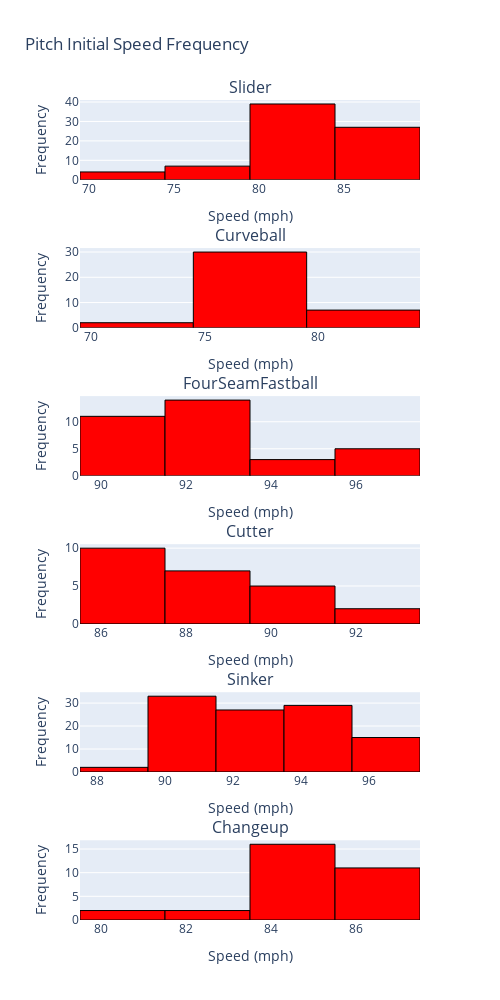

Source (notebook cell):
### Code cell
# Calculate the minimum and maximum speed
min_speed = min(min(speed) for speed in pitch_speed)
max_speed = max(max(speed) for speed in pitch_speed)

# Create subplots
fig = make_subplots(rows=len(pitch_type_types), cols=1, subplot_titles=pitch_type_types)

# Add histograms to subplots
for i in range(len(pitch_type_types)):
    hist = go.Histogram(
        x=pitch_speed[i],
        nbinsx=6,
        marker_color='red',
        marker_line_color='black',
        marker_line_width=1
    )

    fig.add_trace(hist, row=i+1, col=1)

    # Update x and y axis labels for each subplot
    fig.update_xaxes(title_text="Speed (mph)", row=i+1, col=1)
    fig.update_yaxes(title_text="Frequency", row=i+1, col=1)

# Update layout
fig.update_layout(
    height=1000,  # Adjust height as needed
    width=500,   # Adjust width as needed
    title_text='Pitch Initial Speed Frequency',
    showlegend=False
)
fig.show()

### Figure 1 — Plotly figure (JSON) as saved in the notebook; plotly's stock layout.template omitted (floating-point values rounded to 4 significant figures)
{"data": [{"marker": {"color": "red", "line": {"color": "black", "width": 1}}, "nbinsx": 6, "type": "histogram", "x": [84, 80, 80, 81, 83, 85, 80, 81, 86, 79, 78, 83, 83, 71, 85, 82, 83, 86, 86, 82, 83, 85, 80, 85, 86, 71, 80, 86, 87, 79, 84, 86, 80, 84, 84, 85, 83, 86, 85, 84, 76, 80, 80, 84, 85, 73, 87, 85, 70, 83, 87, 86, 79, 84, 86, 83, 84, 82, 86, 81, 80, 84, 84, 86, 81, 79, 84, 76, 86, 82, 84, 86, 86, 86, 83, 85, 81], "xaxis": "x", "yaxis": "y"}, {"marker": {"color": "red", "line": {"color": "black", "width": 1}}, "nbinsx": 6, "type": "histogram", "x": [79, 78, 79, 79, 79, 77, 79, 78, 78, 78, 77, 78, 77, 71, 78, 79, 78, 78, 79, 79, 77, 77, 82, 78, 78, 77, 81, 78, 80, 81, 78, 83, 80, 78, 78, 78, 72, 77, 81], "xaxis": "x2", "yaxis": "y2"}, {"marker": {"color": "red", "line": {"color": "black", "width": 1}}, "nbinsx": 6, "type": "histogram", "x": [93, 93, 92, 90, 93, 95, 90, 96, 93, 93, 93, 91, 93, 97, 92, 90, 97, 92, 92, 96, 91, 93, 91, 90, 91, 93, 94, 92, 96, 91, 90, 94, 91], "xaxis": "x3", "yaxis": "y3"}, {"marker": {"color": "red", "line": {"color": "black", "width": 1}}, "nbinsx": 6, "type": "histogram", "x": [88, 92, 87, 90, 88, 87, 87, 90, 87, 90, 90, 86, 87, 87, 90, 87, 93, 88, 89, 86, 89, 86, 88, 88], "xaxis": "x4", "yaxis": "y4"}, {"marker": {"color": "red", "line": {"color": "black", "width": 1}}, "nbinsx": 6, "type": "histogram", "x": [94, 93, 95, 90, 93, 93, 92, 97, 90, 97, 90, 96, 95, 93, 95, 95, 91, 90, 94, 96, 91, 94, 96, 92, 95, 95, 92, 89, 95, 91, 91, 95, 95, 91, 91, 90, 96, 94, 97, 91, 92, 96, 95, 91, 90, 96, 89, 93, 91, 95, 95, 94, 90, 91, 92, 90, 93, 95, 93, 93, 91, 95, 95, 97, 96, 93, 95, 95, 96, 91, 92, 92, 95, 92, 96, 90, 92, 92, 92, 94, 95, 92, 95, 90, 94, 92, 92, 95, 91, 91, 91, 92, 96, 91, 91, 92, 92, 90, 91, 97, 95, 90, 90, 90, 91, 92], "xaxis": "x5", "yaxis": "y5"}, {"marker": {"color": "red", "line": {"color": "black", "width": 1}}, "nbinsx": 6, "type": "histogram", "x": [86, 86, 84, 84, 86, 83, 83, 85, 84, 85, 86, 85, 86, 81, 85, 85, 84, 86, 85, 85, 87, 86, 85, 85, 85, 86, 84, 86, 81, 86, 84], "xaxis": "x6", "yaxis": "y6"}], "layout": {"annotations": [{"font": {"size": 16}, "showarrow": false, "text": "Slider", "x": 0.5, "xanchor": "center", "xref": "paper", "y": 1.0, "yanchor": "bottom", "yref": "paper"}, {"font": {"size": 16}, "showarrow": false, "text": "Curveball", "x": 0.5, "xanchor": "center", "xref": "paper", "y": 0.8194, "yanchor": "bottom", "yref": "paper"}, {"font": {"size": 16}, "showarrow": false, "text": "FourSeamFastball", "x": 0.5, "xanchor": "center", "xref": "paper", "y": 0.6389, "yanchor": "bottom", "yref": "paper"}, {"font": {"size": 16}, "showarrow": false, "text": "Cutter", "x": 0.5, "xanchor": "center", "xref": "paper", "y": 0.4583, "yanchor": "bottom", "yref": "paper"}, {"font": {"size": 16}, "showarrow": false, "text": "Sinker", "x": 0.5, "xanchor": "center", "xref": "paper", "y": 0.2778, "yanchor": "bottom", "yref": "paper"}, {"font": {"size": 16}, "showarrow": false, "text": "Changeup", "x": 0.5, "xanchor": "center", "xref": "paper", "y": 0.09722, "yanchor": "bottom", "yref": "paper"}], "height": 1000, "showlegend": false, "title": {"text": "Pitch Initial Speed Frequency"}, "width": 500, "xaxis": {"anchor": "y", "domain": [0, 1], "title": {"text": "Speed (mph)"}}, "xaxis2": {"anchor": "y2", "domain": [0, 1], "title": {"text": "Speed (mph)"}}, "xaxis3": {"anchor": "y3", "domain": [0, 1], "title": {"text": "Speed (mph)"}}, "xaxis4": {"anchor": "y4", "domain": [0, 1], "title": {"text": "Speed (mph)"}}, "xaxis5": {"anchor": "y5", "domain": [0, 1], "title": {"text": "Speed (mph)"}}, "xaxis6": {"anchor": "y6", "domain": [0, 1], "title": {"text": "Speed (mph)"}}, "yaxis": {"anchor": "x", "domain": [0.9028, 1.0], "title": {"text": "Frequency"}}, "yaxis2": {"anchor": "x2", "domain": [0.7222, 0.8194], "title": {"text": "Frequency"}}, "yaxis3": {"anchor": "x3", "domain": [0.5417, 0.6389], "title": {"text": "Frequency"}}, "yaxis4": {"anchor": "x4", "domain": [0.3611, 0.4583], "title": {"text": "Frequency"}}, "yaxis5": {"anchor": "x5", "domain": [0.1806, 0.2778], "title": {"text": "Frequency"}}, "yaxis6": {"anchor": "x6", "domain": [0, 0.09722], "title": {"text": "Frequency"}}}}
